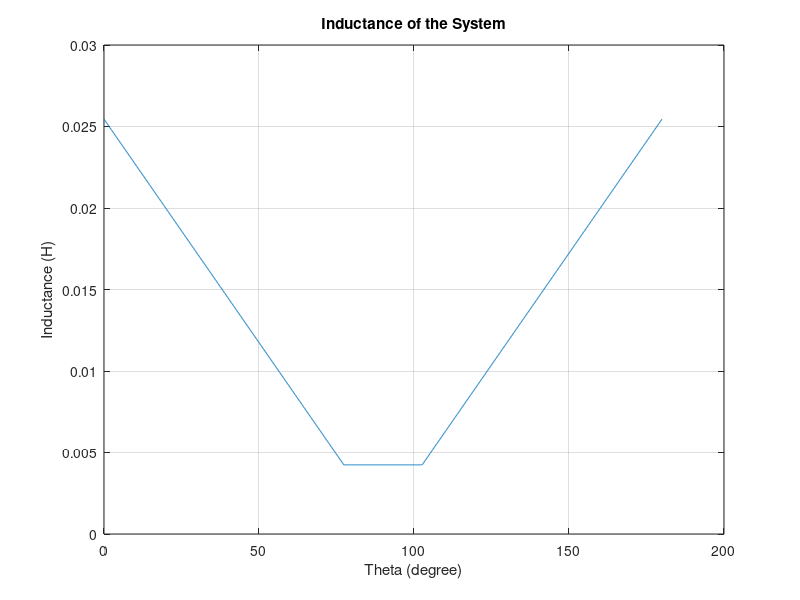
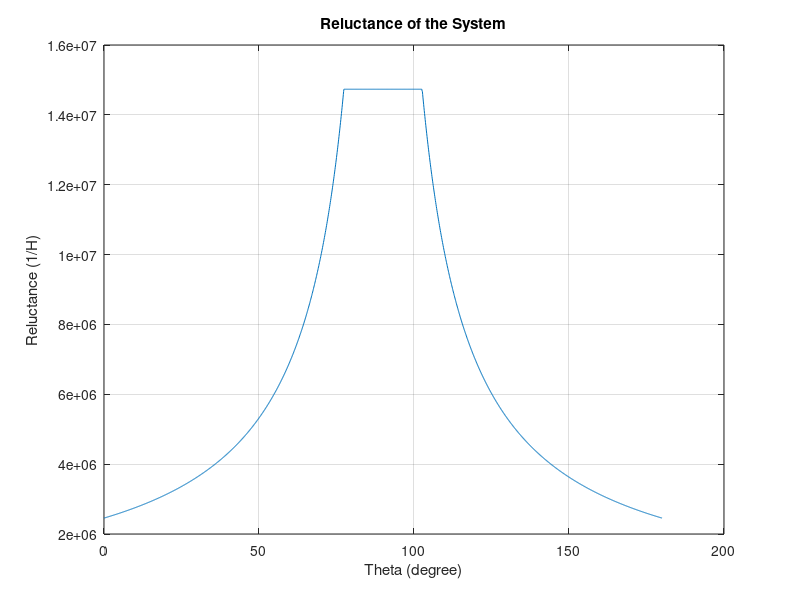

MATLAB code to generate these figures, in order:

air_gap_small = 0.5*1e-3;
air_gap_large = 2.5*1e-3;
perm_air = 4*pi*1e-7;
core_depth = 20*1e-3;
theta_diff = asin(7.5/12);
r_large = 12*1e-3;
r_small = 10*1e-3;
turn_ratio = 250;
Req = zeros (1,1801);
R1 = zeros (1,1801);
R2 = zeros (1,1801);
L = zeros (1,1801);
theta = linspace(0,180,1801);
% Theta = 0
% R1 = 2*air_gap_small/(perm_air*((2*theta_diff)/(2*pi))*2*pi*r_large*core_depth);
% L1 = turn_ratio^2/R1;
% 
% % 102.64>Theta>38.68*2 
% R2 = 2*air_gap_large/(perm_air*((2*theta_diff)/(2*pi))*2*pi*r_small*core_depth);
% L2 = turn_ratio^2/R2;

for i=0:1:1800 %%0.1degree step
    if i == 0 | i == 1800
        Req(i+1) = 2*air_gap_small/(perm_air*((2*theta_diff)/(2*pi))*2*pi*r_large*core_depth);
        L(i+1) = turn_ratio^2/Req(i+1);
    elseif i > 0 & i < 774
        R1(i+1) = 2*air_gap_small/(perm_air*((2*theta_diff-i*pi/1800)/(2*pi))*2*pi*r_large*core_depth);
        R2(i+1) = 2*air_gap_large/(perm_air*((i*pi/1800)/(2*pi))*2*pi*r_small*core_depth);
        Req(i+1)= R1(i+1)*R2(i+1)/(R1(i+1)+R2(i+1));
        L(i+1) = turn_ratio^2/Req(i+1);
    elseif i>=774 & i< 1026
        Req(i+1) = 2*air_gap_large/(perm_air*((2*theta_diff)/(2*pi))*2*pi*r_small*core_depth);
        L(i+1) = turn_ratio^2/Req(i+1);
    elseif i< 1800
        R1(i+1) = 2*air_gap_small/(perm_air*(abs(pi-2*theta_diff-i*pi/1800)/(2*pi))*2*pi*r_large*core_depth);
        R2(i+1) = 2*air_gap_large/(perm_air*((pi-i*pi/1800)/(2*pi))*2*pi*r_small*core_depth);
        Req(i+1)= R1(i+1)*R2(i+1)/(R1(i+1)+R2(i+1));
        L(i+1) = turn_ratio^2/Req(i+1);
    end
    
end
plot(theta,L);
grid on;
xlabel('Theta (degree)');
ylabel('Inductance (H)');
title('Inductance of the System');
figure;

plot(theta,Req);
grid on;
xlabel('Theta (degree)');
ylabel('Reluctance (1/H)');
title('Reluctance of the System');

            